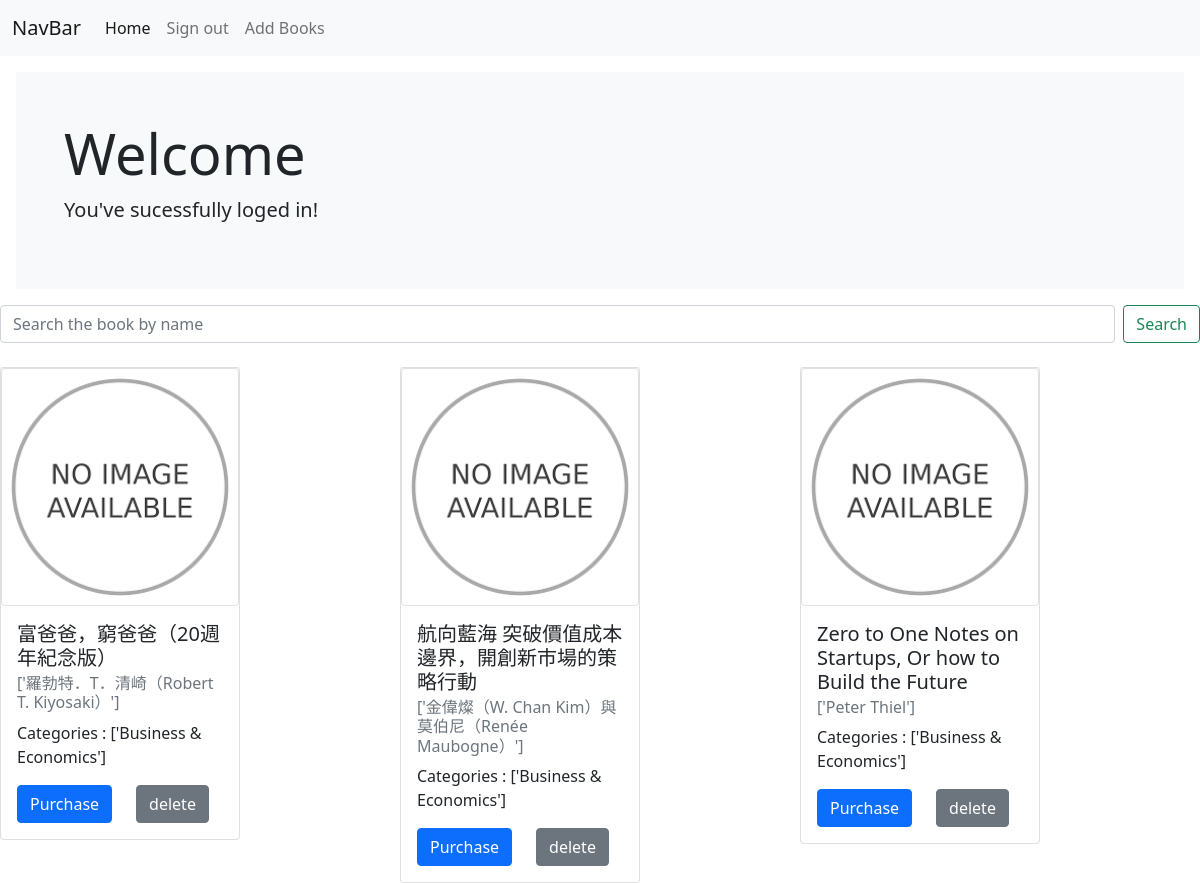
Before: /users/Welcome (signed in) with the older database file.
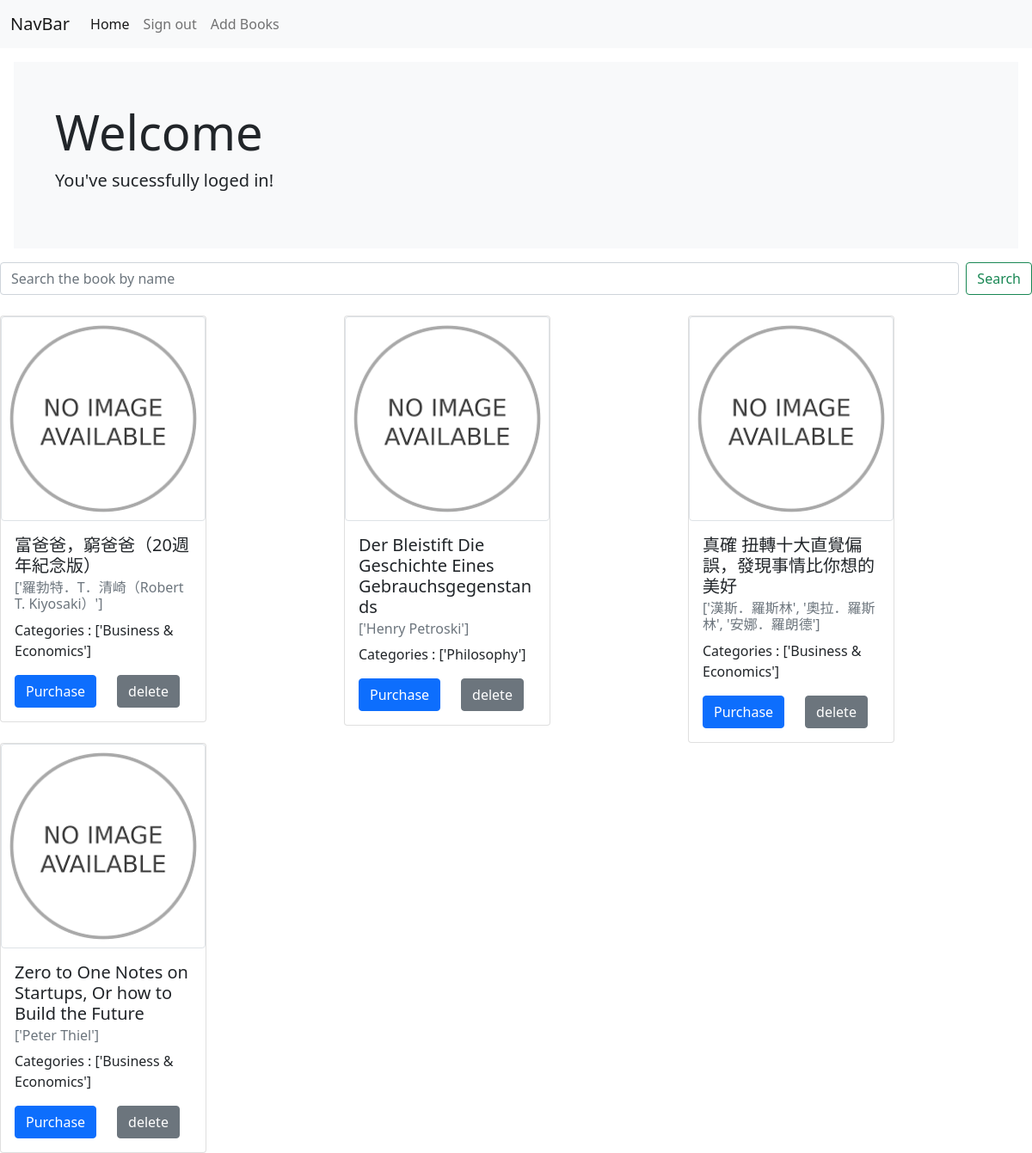
After: the same page with the newer database file.
### lib_project/models.py (models this page shows, shortened)
class Books(db.Model):
    __tablename__ = 'books'
    B_id = db.Column(db.Integer, primary_key = True)
    ISBN_10 = db.Column(db.Integer)
    ISBN_13 = db.Column(db.Integer)
    title = db.Column(db.Text)
    img_url = db.Column(db.Text)
    authors = db.Column(db.Text)
    categories = db.Column(db.Text)
    purchase_url = db.Column(db.Text)
    published_date = db.Column(db.Text)
    created_time = db.Column(db.DateTime, default=datetime.now, nullable=False)
    users_owned = db.relationship("Owned_Books",backref='books')

### lib_project/users/views.py (the view, shortened to what this page needs)
@users_blueprints.route('/Welcome', methods=['GET','POST'])
@login_required
def user_page():
    U_id = session['user_U_id']
    search_item = ''
    user = Users.query.filter_by(U_id=U_id).first()
    owned_books_id = user.get_books()
    owned_books = Books.query.filter(
        Books.B_id.in_(owned_books_id)
    )
    owned_books = [vars(b) for b in owned_books]
    if search_item:
        owned_books = [book for book in owned_books if search_item.lower() in book['title'].lower() or search_item.lower() in book['authors'].lower()]
    return render_template('user_page.html', owned_books = owned_books)

### lib_project/models.py (called while the page is built)
@login_manager.user_loader
def load_user(user_id):
    return Users.query.get(user_id)

    def get_books(self):
        books = []
        for book in self.owned_books:
            books.append(book.B_id)
        return books

### lib_project/users/templates/users/user_page.html (shortened to what this page needs)
{% extends "base.html" %}
{% block content %}
<div class="bg-light p-5 rounded-lg m-3">
    <h1 class="display-4">Welcome</h1>
    <p class="lead">You've sucessfully loged in!</p>
</div>
<form class="d-flex" method="post">
    <input class="form-control me-2" name="book" placeholder="Search the book by name" aria-label="Search">
    <button class="btn btn-outline-success" name='send' type="submit" value='search_books'>Search</button>
</form>
<br>
<div class="row row-cols-3" style="display: flex; flex-wrap: wrap; width: 100vw;">
    {% for book in owned_books %}
    <div class="col">
        <div class="card " style="width: 20vw;">
            <img src="{{book['img_url']}}" class="img-thumbnail" alt="Image not found" onerror="this.onerror=null;this.src='imageNotFound.png';" style=" width: 100%;  height: auto; object-fit: cover;">
            <div class="card-body">
                <h5 class="card-title">{{book['title']}}</h5>
                <h6 class="card-subtitle mb-2 text-muted">{{book['authors']}}</h6>
                <p class="card-text">Categories : {{book['categories']}}</p>
                <div class="row">
                    <div class="col">
                        <a href="{{book['purchase_url']}}" class="btn btn-primary" target="_blank">Purchase </a>
                    </div>
                    <div class="col">
                        <form method="post">
                            <input type="submit" name='send' class="btn btn-secondary " value='delete'>
                        </form>
                    </div>
                </div>
            </div>
        </div>
    </div>
    {% endfor %}
</div>
{% endblock %}

### lib_project/templates/base.html (shortened to what this page needs)
<!DOCTYPE html>
<html lang="en">
<head>
    <link href="https://cdn.jsdelivr.net/npm/bootstrap@5.0.0-beta3/dist/css/bootstrap.min.css" rel="stylesheet">
</head>
<body>
    <nav class="navbar navbar-expand-lg navbar-light bg-light">
        <div class="container-fluid">
          <a class="navbar-brand" href="{{url_for('index') }}">
            NavBar
          </a>
          <div class="collapse navbar-collapse" id="navbarSupportedContent">
            <ul class="navbar-nav me-auto mb-2 mb-lg-0">
              {% if current_user.is_authenticated %}
              <li class="nav-item">
                <a class="nav-link active" aria-current="page" href="{{url_for('users.user_page') }}">Home</a>
              </li>
              <li class="nav-item">
                <a class="nav-link" href="{{url_for('users.logout') }}">Sign out</a>
              </li>
              <li class="nav-item">
                <a class="nav-link" href="{{url_for('books.search_books') }}">Add Books</a>
              </li>
              {% endif %}
            </ul>
          </div>
        </div>
    </nav>
  {% block content %}
  {% endblock %}
</body>
</html>

Changed rows visible on the page:
no longer on this page (row edited): Books: title "航向藍海 突破價值成本邊界，開創新市場的策略行動", authors "['金偉燦（W. Chan Kim）與莫伯尼（Renée Maubogne）']", categories "['Business & Economics']"
now on this page (row edited): Books: title "Der Bleistift Die Geschichte Eines Gebrauchsgegenstands", authors "['Henry Petroski']", categories "['Philosophy']"
added Books: title "真確 扭轉十大直覺偏誤，發現事情比你想的美好", authors "['漢斯．羅斯林', '奧拉．羅斯林', '安娜．羅朗德']", categories "['Business & Economics']"
